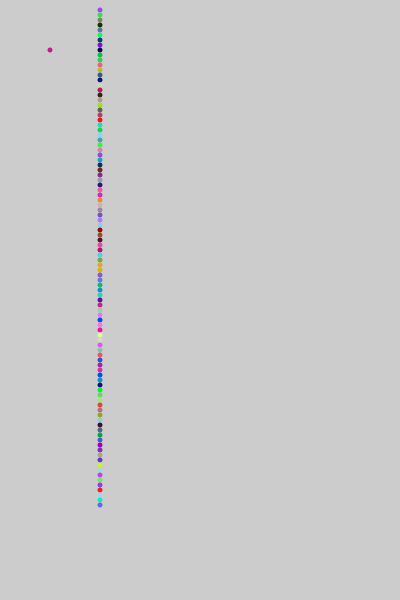
Frame 1 (no input)
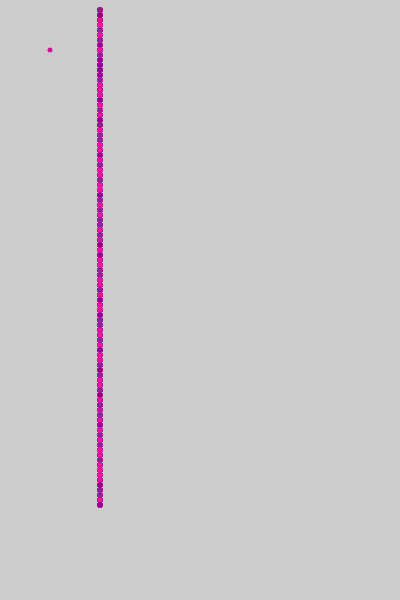
Frame 60 (the mouse pressed at the canvas centre just before this capture)
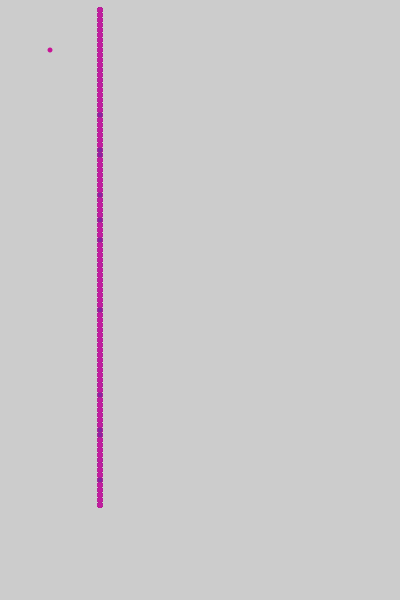
Frame 120 (the mouse held since frame 60 and released just before this capture)

The Processing sketch that drew these frames (run headless with seeded random() and noise(); from frame 60 on, the mouse is pressed at the canvas centre):

// Processing sketch: genetics
// ── genetics.pde
ArrayList<DNA> matingPool;
float mutationRate=0.01;
DNA[] population=new DNA[100];
color target=color(200,20,150);
float radius=height/population.length*2.5;
void setup(){
  size(400,600);
  for(int i=0;i<population.length;i++){
  population[i]=new DNA();
  }
  fill(target);
  noStroke();
  ellipse(50,50,radius*2,radius*2);
  
  println(radius);
}

void draw(){
  frameRate(5);
  
  for(int i=0;i<population.length;i++){
  fill(population[i].genes[0],population[i].genes[1],population[i].genes[2]);
    noStroke();
  ellipse(100,(i+2)*radius*2,radius*2,radius*2);
  population[i].fit();
  println(population[i].fitness);
}

matingPool=new ArrayList<DNA>();

for(int i=0;i<population.length;i++){
  int n=population[i].fitness;
for(int j=0;j<n;j++){
  matingPool.add(population[i]);
}
}

for(int i=0;i<population.length;i++){
int a=int(random(matingPool.size()));
int b=int(random(matingPool.size()));
DNA A=matingPool.get(a);
DNA B=matingPool.get(b);
DNA child=A.crossover(B);

population[i]=child;
}
  
  
}
// ── DNA.pde
class DNA{
  
float[] genes=new float[3];
int fitness;
DNA(){
for(int i=0;i<genes.length;i++){
  genes[i]=random(255);
}
}

void fit(){
float score=0;
float d1,d2,d3;
float r=red(target);
float g=green(target);
float b=blue(target);
d1=abs(genes[0]-r);
d2=abs(genes[1]-g);
d3=abs(genes[2]-b);
score=d1+d2+d3;
fitness=floor(map(score,0,765,100,0));
}

DNA crossover(DNA partner){
DNA child=new DNA();
child.genes[0]=genes[0];
child.genes[1]=genes[1];
child.genes[2]=partner.genes[2];
return child;
}

void mutate(float mutationRate){

for(int i=0;i<genes.length;i++){
  float r=random(1);
if(r<=mutationRate){
  genes[i]=random(255);
}
}

}

}
